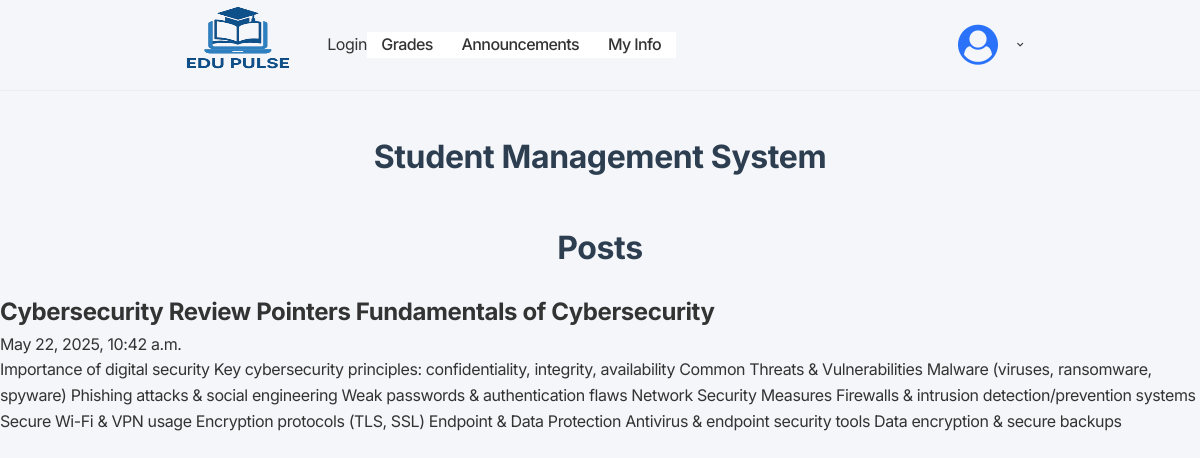
The app's page /post/1/ with its own data.
### app/models.py (models this page shows)
class Post(models.Model):
    title = models.CharField(max_length=200)
    author = models.ForeignKey("auth.User", on_delete=models.CASCADE)
    body = models.TextField()
    created_at = models.DateTimeField(auto_now_add=True)
    def __str__(self):
        return self.title

### app/views.py (the view)
# urls.py: path('post/<int:pk>/', PostDetailView.as_view(), name='post_detail'),
class PostDetailView(DetailView):
    model = Post
    context_object_name = 'post'
    template_name = 'app/post_detail.html'

### app/templates/app/post_detail.html
{% extends 'app/base.html' %}
{% block content %}
<h1>Posts</h1>
    <div class ="post-entry">
        <h2><a href="{% url 'post_detail' post.pk%}">{{post}}</a></h2>
        <p>{{post.created_at}}</p>
        <p>{{post.body}}</p>
    </div>
{% endblock %}

### static/css/navbar.css (style rules this page uses)
* { margin: 0; padding: 0; box-sizing: border-box; font-family: "Inter", sans-serif; }
:root { --dark-grey: #333333; --medium-grey: #636363; --light-grey: #eeeeee; --ash: #f4f4f4; --primary-color: #2b72fb; --white: white; --border: 1px solid var(--light-grey); --shadow: rgba(0, 0, 0, 0.05) 0px 6px 24px 0px, rgba(0, 0, 0, 0.08) 0px 0px 0px 1px; }
body { font-family: inherit; background-color: var(--white); color: var(--dark-grey); letter-spacing: -0.4px; }
a { text-decoration: none; color: inherit; }

### app/templates/app/base.html (style rules this page uses)
* { margin: 0; padding: 0; box-sizing: border-box; }
body { font-family: 'Segoe UI', Tahoma, Geneva, Verdana, sans-serif; background-color: #f5f6fa; color: #333; line-height: 1.6; }
h1 { text-align: center; margin: 40px 0 20px; font-size: 32px; color: #2c3e50; }

### records on screen
Post: title "Cybersecurity Review Pointers Fundamentals of Cybersecurity", created_at "May 22, 2025, 10:42 a.m.", body "Importance of digital security Key cybersecurity principles: confidentiality, integrity, availability Common Threats & Vulnerabilities Malware (viruses, ransomware, spyware) Phishing attacks & social engineering Weak passwords & authentication flaws Network Security Measures Firewalls & intrusion detection/prevention systems Secure Wi-Fi & VPN usage Encryption protocols (TLS, SSL) Endpoint & Data Protection Antivirus & endpoint security tools Data encryption & secure backups"
